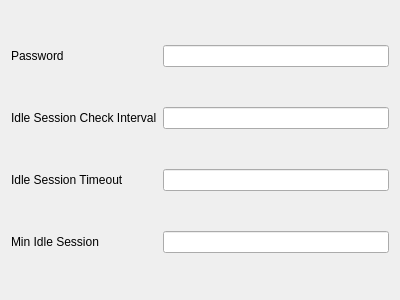
<?xml version="1.0" encoding="UTF-8"?>
<ui version="4.0">
 <class>EditAnyTLS</class>
 <widget class="QWidget" name="EditAnyTLS">
  <property name="geometry">
   <rect>
    <x>0</x>
    <y>0</y>
    <width>400</width>
    <height>300</height>
   </rect>
  </property>
  <property name="windowTitle">
   <string notr="true">EditAnyTLS</string>
  </property>
  <layout class="QGridLayout" name="gridLayout">
   <item row="0" column="0">
    <widget class="QLabel" name="label">
     <property name="text">
      <string>Password</string>
     </property>
     <property name="buddy">
      <cstring>password</cstring>
     </property>
    </widget>
   </item>
   <item row="0" column="1">
    <widget class="MyLineEdit" name="password"/>
   </item>
   <item row="1" column="0">
    <widget class="QLabel" name="label_2">
     <property name="text">
      <string>Idle Session Check Interval</string>
     </property>
     <property name="buddy">
      <cstring>interval</cstring>
     </property>
    </widget>
   </item>
   <item row="1" column="1">
    <widget class="QLineEdit" name="interval"/>
   </item>
   <item row="2" column="0">
    <widget class="QLabel" name="label_3">
     <property name="text">
      <string>Idle Session Timeout</string>
     </property>
     <property name="buddy">
      <cstring>timeout</cstring>
     </property>
    </widget>
   </item>
   <item row="2" column="1">
    <widget class="QLineEdit" name="timeout"/>
   </item>
   <item row="3" column="0">
    <widget class="QLabel" name="label_4">
     <property name="text">
      <string>Min Idle Session</string>
     </property>
     <property name="buddy">
      <cstring>min</cstring>
     </property>
    </widget>
   </item>
   <item row="3" column="1">
    <widget class="QLineEdit" name="min"/>
   </item>
  </layout>
 </widget>
 <customwidgets>
  <customwidget>
   <class>MyLineEdit</class>
   <extends>QLineEdit</extends>
   <header>include/ui/utils/MyLineEdit.h</header>
  </customwidget>
 </customwidgets>
 <tabstops>
  <tabstop>password</tabstop>
 </tabstops>
 <resources/>
 <connections/>
</ui>
